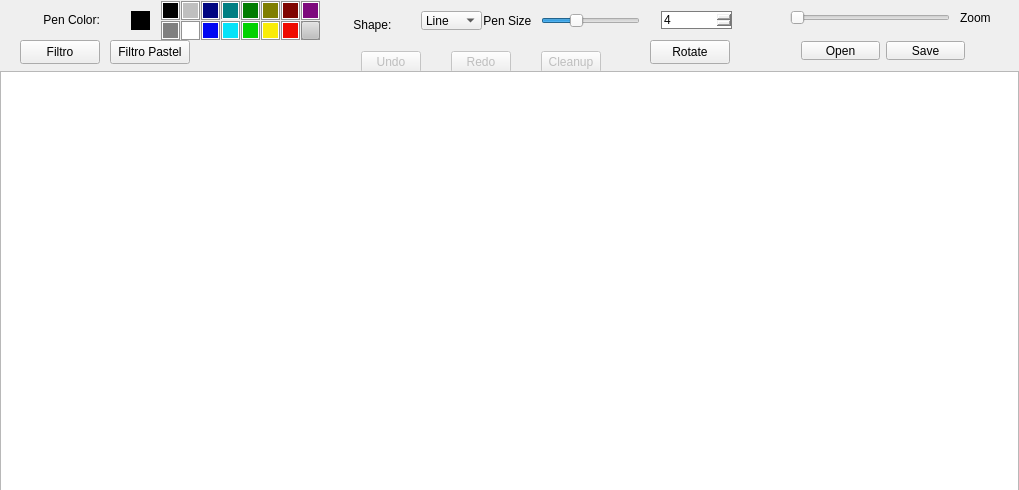
<?xml version="1.0" encoding="UTF-8"?>
<ui version="4.0">
 <class>MainWindow</class>
 <widget class="QWidget" name="MainWindow">
  <property name="enabled">
   <bool>true</bool>
  </property>
  <property name="geometry">
   <rect>
    <x>0</x>
    <y>0</y>
    <width>1019</width>
    <height>490</height>
   </rect>
  </property>
  <property name="minimumSize">
   <size>
    <width>501</width>
    <height>320</height>
   </size>
  </property>
  <property name="windowTitle">
   <string>Whiteboard</string>
  </property>
  <layout class="QFormLayout" name="formLayout">
   <property name="horizontalSpacing">
    <number>0</number>
   </property>
   <property name="verticalSpacing">
    <number>0</number>
   </property>
   <property name="leftMargin">
    <number>0</number>
   </property>
   <property name="topMargin">
    <number>0</number>
   </property>
   <property name="rightMargin">
    <number>0</number>
   </property>
   <property name="bottomMargin">
    <number>0</number>
   </property>
   <item row="2" column="0" colspan="2">
    <widget class="QGraphicsView" name="graphicsView">
     <property name="minimumSize">
      <size>
       <width>500</width>
       <height>600</height>
      </size>
     </property>
     <property name="verticalScrollBarPolicy">
      <enum>Qt::ScrollBarAlwaysOff</enum>
     </property>
     <property name="horizontalScrollBarPolicy">
      <enum>Qt::ScrollBarAlwaysOff</enum>
     </property>
    </widget>
   </item>
   <item row="1" column="1">
    <widget class="QWidget" name="centralWidget" native="true">
     <property name="minimumSize">
      <size>
       <width>501</width>
       <height>71</height>
      </size>
     </property>
     <widget class="QWidget" name="verticalLayoutWidget_4">
      <property name="geometry">
       <rect>
        <x>530</x>
        <y>0</y>
        <width>121</width>
        <height>41</height>
       </rect>
      </property>
      <layout class="QVBoxLayout" name="verticalLayout_4">
       <item>
        <widget class="QSlider" name="horizontalSlider">
         <property name="minimum">
          <number>1</number>
         </property>
         <property name="maximum">
          <number>10</number>
         </property>
         <property name="sliderPosition">
          <number>4</number>
         </property>
         <property name="orientation">
          <enum>Qt::Horizontal</enum>
         </property>
         <property name="tickInterval">
          <number>1</number>
         </property>
        </widget>
       </item>
      </layout>
     </widget>
     <widget class="QWidget" name="verticalLayoutWidget_5">
      <property name="geometry">
       <rect>
        <x>650</x>
        <y>0</y>
        <width>93</width>
        <height>41</height>
       </rect>
      </property>
      <layout class="QVBoxLayout" name="verticalLayout_5">
       <item>
        <widget class="QSpinBox" name="spinBox">
         <property name="styleSheet">
          <string notr="true">border-style: solid;
border-width: 1px;
border-color: rgb(125, 125, 125);</string>
         </property>
         <property name="wrapping">
          <bool>false</bool>
         </property>
         <property name="accelerated">
          <bool>true</bool>
         </property>
         <property name="minimum">
          <number>1</number>
         </property>
         <property name="maximum">
          <number>10</number>
         </property>
         <property name="value">
          <number>4</number>
         </property>
        </widget>
       </item>
      </layout>
     </widget>
     <widget class="QWidget" name="verticalLayoutWidget_7">
      <property name="geometry">
       <rect>
        <x>350</x>
        <y>40</y>
        <width>82</width>
        <height>50</height>
       </rect>
      </property>
      <layout class="QVBoxLayout" name="verticalLayout_7">
       <item>
        <widget class="QPushButton" name="undo">
         <property name="enabled">
          <bool>false</bool>
         </property>
         <property name="text">
          <string>Undo</string>
         </property>
        </widget>
       </item>
       <item>
        <spacer name="verticalSpacer_6">
         <property name="orientation">
          <enum>Qt::Vertical</enum>
         </property>
         <property name="sizeHint" stdset="0">
          <size>
           <width>20</width>
           <height>40</height>
          </size>
         </property>
        </spacer>
       </item>
      </layout>
     </widget>
     <widget class="QWidget" name="verticalLayoutWidget_8">
      <property name="geometry">
       <rect>
        <x>440</x>
        <y>40</y>
        <width>82</width>
        <height>50</height>
       </rect>
      </property>
      <layout class="QVBoxLayout" name="verticalLayout_8">
       <item>
        <widget class="QPushButton" name="redo">
         <property name="enabled">
          <bool>false</bool>
         </property>
         <property name="text">
          <string>Redo</string>
         </property>
        </widget>
       </item>
       <item>
        <spacer name="verticalSpacer_5">
         <property name="orientation">
          <enum>Qt::Vertical</enum>
         </property>
         <property name="sizeHint" stdset="0">
          <size>
           <width>20</width>
           <height>40</height>
          </size>
         </property>
        </spacer>
       </item>
      </layout>
     </widget>
     <widget class="QWidget" name="verticalLayoutWidget_9">
      <property name="geometry">
       <rect>
        <x>530</x>
        <y>40</y>
        <width>82</width>
        <height>50</height>
       </rect>
      </property>
      <layout class="QVBoxLayout" name="verticalLayout_9">
       <item>
        <widget class="QPushButton" name="clear">
         <property name="enabled">
          <bool>false</bool>
         </property>
         <property name="styleSheet">
          <string notr="true"/>
         </property>
         <property name="text">
          <string>Cleanup</string>
         </property>
        </widget>
       </item>
       <item>
        <spacer name="verticalSpacer_7">
         <property name="orientation">
          <enum>Qt::Vertical</enum>
         </property>
         <property name="sizeHint" stdset="0">
          <size>
           <width>20</width>
           <height>40</height>
          </size>
         </property>
        </spacer>
       </item>
      </layout>
     </widget>
     <widget class="QLabel" name="size_header">
      <property name="geometry">
       <rect>
        <x>480</x>
        <y>0</y>
        <width>51</width>
        <height>41</height>
       </rect>
      </property>
      <property name="text">
       <string> Pen Size:  </string>
      </property>
     </widget>
     <widget class="QWidget" name="verticalLayoutWidget_10">
      <property name="geometry">
       <rect>
        <x>410</x>
        <y>0</y>
        <width>83</width>
        <height>41</height>
       </rect>
      </property>
      <layout class="QVBoxLayout" name="verticalLayout_10">
       <item>
        <widget class="QComboBox" name="typeLine">
         <property name="currentIndex">
          <number>0</number>
         </property>
         <item>
          <property name="text">
           <string>Line</string>
          </property>
         </item>
         <item>
          <property name="text">
           <string>Curve</string>
          </property>
         </item>
         <item>
          <property name="text">
           <string>Rectangle</string>
          </property>
         </item>
         <item>
          <property name="text">
           <string>Ellipse</string>
          </property>
         </item>
         <item>
          <property name="text">
           <string>Eraser</string>
          </property>
         </item>
         <item>
          <property name="text">
           <string>Fill</string>
          </property>
         </item>
         <item>
          <property name="text">
           <string>Zoom</string>
          </property>
         </item>
        </widget>
       </item>
      </layout>
     </widget>
     <widget class="QFrame" name="frame_2">
      <property name="geometry">
       <rect>
        <x>160</x>
        <y>0</y>
        <width>21</width>
        <height>21</height>
       </rect>
      </property>
      <property name="styleSheet">
       <string notr="true">background-color: rgb(191, 191, 191);
margin:0.75px;</string>
      </property>
      <property name="frameShape">
       <enum>QFrame::StyledPanel</enum>
      </property>
      <property name="frameShadow">
       <enum>QFrame::Raised</enum>
      </property>
      <widget class="QPushButton" name="black">
       <property name="geometry">
        <rect>
         <x>0</x>
         <y>0</y>
         <width>21</width>
         <height>21</height>
        </rect>
       </property>
       <property name="styleSheet">
        <string notr="true">border: 1px solid rgb(255, 255, 255);
margin: 2px;
background: black;</string>
       </property>
       <property name="text">
        <string/>
       </property>
      </widget>
     </widget>
     <widget class="QFrame" name="frame_3">
      <property name="geometry">
       <rect>
        <x>180</x>
        <y>0</y>
        <width>21</width>
        <height>21</height>
       </rect>
      </property>
      <property name="styleSheet">
       <string notr="true">background-color: rgb(191, 191, 191);
margin:0.75px;</string>
      </property>
      <property name="frameShape">
       <enum>QFrame::StyledPanel</enum>
      </property>
      <property name="frameShadow">
       <enum>QFrame::Raised</enum>
      </property>
      <widget class="QPushButton" name="l_grey">
       <property name="geometry">
        <rect>
         <x>0</x>
         <y>0</y>
         <width>21</width>
         <height>21</height>
        </rect>
       </property>
       <property name="styleSheet">
        <string notr="true">border: 1px solid rgb(255, 255, 255);
margin: 2px;
background-color: rgb(191, 191, 191);</string>
       </property>
       <property name="text">
        <string/>
       </property>
      </widget>
     </widget>
     <widget class="QFrame" name="frame_4">
      <property name="geometry">
       <rect>
        <x>200</x>
        <y>0</y>
        <width>21</width>
        <height>21</height>
       </rect>
      </property>
      <property name="styleSheet">
       <string notr="true">background-color: rgb(191, 191, 191);
margin:0.75px;</string>
      </property>
      <property name="frameShape">
       <enum>QFrame::StyledPanel</enum>
      </property>
      <property name="frameShadow">
       <enum>QFrame::Raised</enum>
      </property>
      <widget class="QPushButton" name="blue">
       <property name="geometry">
        <rect>
         <x>0</x>
         <y>0</y>
         <width>21</width>
         <height>21</height>
        </rect>
       </property>
       <property name="styleSheet">
        <string notr="true">border: 1px solid rgb(255, 255, 255);
margin: 2px;
background-color: rgb(0, 5, 129);</string>
       </property>
       <property name="text">
        <string/>
       </property>
      </widget>
     </widget>
     <widget class="QFrame" name="frame_5">
      <property name="geometry">
       <rect>
        <x>280</x>
        <y>0</y>
        <width>21</width>
        <height>21</height>
       </rect>
      </property>
      <property name="styleSheet">
       <string notr="true">background-color: rgb(191, 191, 191);
margin:0.75px;</string>
      </property>
      <property name="frameShape">
       <enum>QFrame::StyledPanel</enum>
      </property>
      <property name="frameShadow">
       <enum>QFrame::Raised</enum>
      </property>
      <widget class="QPushButton" name="d_red">
       <property name="geometry">
        <rect>
         <x>0</x>
         <y>0</y>
         <width>21</width>
         <height>21</height>
        </rect>
       </property>
       <property name="styleSheet">
        <string notr="true">border: 1px solid rgb(255, 255, 255);
margin: 2px;
background-color: rgb(128, 4, 0);</string>
       </property>
       <property name="text">
        <string/>
       </property>
      </widget>
     </widget>
     <widget class="QFrame" name="frame_8">
      <property name="geometry">
       <rect>
        <x>220</x>
        <y>0</y>
        <width>21</width>
        <height>20</height>
       </rect>
      </property>
      <property name="styleSheet">
       <string notr="true">background-color: rgb(191, 191, 191);
margin:0.75px;</string>
      </property>
      <property name="frameShape">
       <enum>QFrame::StyledPanel</enum>
      </property>
      <property name="frameShadow">
       <enum>QFrame::Raised</enum>
      </property>
      <widget class="QPushButton" name="sea">
       <property name="geometry">
        <rect>
         <x>0</x>
         <y>0</y>
         <width>21</width>
         <height>21</height>
        </rect>
       </property>
       <property name="styleSheet">
        <string notr="true">border: 1px solid rgb(255, 255, 255);
margin: 2px;
background-color: rgb(0, 127, 131);</string>
       </property>
       <property name="text">
        <string/>
       </property>
      </widget>
     </widget>
     <widget class="QFrame" name="frame_7">
      <property name="geometry">
       <rect>
        <x>240</x>
        <y>0</y>
        <width>21</width>
        <height>21</height>
       </rect>
      </property>
      <property name="styleSheet">
       <string notr="true">background-color: rgb(191, 191, 191);
margin:0.75px;</string>
      </property>
      <property name="frameShape">
       <enum>QFrame::StyledPanel</enum>
      </property>
      <property name="frameShadow">
       <enum>QFrame::Raised</enum>
      </property>
      <widget class="QPushButton" name="green">
       <property name="geometry">
        <rect>
         <x>0</x>
         <y>0</y>
         <width>21</width>
         <height>21</height>
        </rect>
       </property>
       <property name="styleSheet">
        <string notr="true">border: 1px solid rgb(255, 255, 255);
margin: 2px;
background-color: rgb(0, 124, 0);</string>
       </property>
       <property name="text">
        <string/>
       </property>
      </widget>
     </widget>
     <widget class="QFrame" name="frame_6">
      <property name="geometry">
       <rect>
        <x>260</x>
        <y>0</y>
        <width>21</width>
        <height>21</height>
       </rect>
      </property>
      <property name="styleSheet">
       <string notr="true">background-color: rgb(191, 191, 191);
margin:0.75px;</string>
      </property>
      <property name="frameShape">
       <enum>QFrame::StyledPanel</enum>
      </property>
      <property name="frameShadow">
       <enum>QFrame::Raised</enum>
      </property>
      <widget class="QPushButton" name="d_green">
       <property name="geometry">
        <rect>
         <x>0</x>
         <y>0</y>
         <width>21</width>
         <height>21</height>
        </rect>
       </property>
       <property name="styleSheet">
        <string notr="true">border: 1px solid rgb(255, 255, 255);
margin: 2px;
background-color: rgb(128, 127, 0);</string>
       </property>
       <property name="text">
        <string/>
       </property>
      </widget>
     </widget>
     <widget class="QFrame" name="frame_9">
      <property name="geometry">
       <rect>
        <x>300</x>
        <y>0</y>
        <width>21</width>
        <height>21</height>
       </rect>
      </property>
      <property name="styleSheet">
       <string notr="true">background-color: rgb(191, 191, 191);
margin:0.75px;</string>
      </property>
      <property name="frameShape">
       <enum>QFrame::StyledPanel</enum>
      </property>
      <property name="frameShadow">
       <enum>QFrame::Raised</enum>
      </property>
      <widget class="QPushButton" name="violet">
       <property name="geometry">
        <rect>
         <x>0</x>
         <y>0</y>
         <width>21</width>
         <height>21</height>
        </rect>
       </property>
       <property name="styleSheet">
        <string notr="true">border: 1px solid rgb(255, 255, 255);
margin: 2px;
background-color: rgb(126, 10, 125);</string>
       </property>
       <property name="text">
        <string/>
       </property>
      </widget>
     </widget>
     <widget class="QFrame" name="frame_10">
      <property name="geometry">
       <rect>
        <x>300</x>
        <y>20</y>
        <width>21</width>
        <height>21</height>
       </rect>
      </property>
      <property name="styleSheet">
       <string notr="true">background-color: rgb(191, 191, 191);
margin:0.75px;</string>
      </property>
      <property name="frameShape">
       <enum>QFrame::StyledPanel</enum>
      </property>
      <property name="frameShadow">
       <enum>QFrame::Raised</enum>
      </property>
      <widget class="QPushButton" name="pink">
       <property name="geometry">
        <rect>
         <x>0</x>
         <y>0</y>
         <width>21</width>
         <height>21</height>
        </rect>
       </property>
       <property name="styleSheet">
        <string notr="true"/>
       </property>
       <property name="text">
        <string/>
       </property>
      </widget>
     </widget>
     <widget class="QFrame" name="frame_17">
      <property name="geometry">
       <rect>
        <x>160</x>
        <y>20</y>
        <width>21</width>
        <height>21</height>
       </rect>
      </property>
      <property name="styleSheet">
       <string notr="true">background-color: rgb(191, 191, 191);
margin:0.75px;</string>
      </property>
      <property name="frameShape">
       <enum>QFrame::StyledPanel</enum>
      </property>
      <property name="frameShadow">
       <enum>QFrame::Raised</enum>
      </property>
      <widget class="QPushButton" name="grey">
       <property name="geometry">
        <rect>
         <x>0</x>
         <y>0</y>
         <width>21</width>
         <height>21</height>
        </rect>
       </property>
       <property name="styleSheet">
        <string notr="true">border: 1px solid rgb(255, 255, 255);
margin: 2px;
background-color: rgb(128, 128, 128);</string>
       </property>
       <property name="text">
        <string/>
       </property>
      </widget>
     </widget>
     <widget class="QFrame" name="frame_16">
      <property name="geometry">
       <rect>
        <x>180</x>
        <y>20</y>
        <width>21</width>
        <height>21</height>
       </rect>
      </property>
      <property name="styleSheet">
       <string notr="true">background-color: rgb(191, 191, 191);
margin:0.75px;</string>
      </property>
      <property name="frameShape">
       <enum>QFrame::StyledPanel</enum>
      </property>
      <property name="frameShadow">
       <enum>QFrame::Raised</enum>
      </property>
      <widget class="QPushButton" name="white">
       <property name="geometry">
        <rect>
         <x>0</x>
         <y>0</y>
         <width>21</width>
         <height>21</height>
        </rect>
       </property>
       <property name="styleSheet">
        <string notr="true">border: 1px solid rgb(255, 255, 255);
margin: 2px;
background-color: rgb(255, 255, 255);</string>
       </property>
       <property name="text">
        <string/>
       </property>
      </widget>
     </widget>
     <widget class="QFrame" name="frame_15">
      <property name="geometry">
       <rect>
        <x>200</x>
        <y>20</y>
        <width>21</width>
        <height>21</height>
       </rect>
      </property>
      <property name="styleSheet">
       <string notr="true">background-color: rgb(191, 191, 191);
margin:0.75px;</string>
      </property>
      <property name="frameShape">
       <enum>QFrame::StyledPanel</enum>
      </property>
      <property name="frameShadow">
       <enum>QFrame::Raised</enum>
      </property>
      <widget class="QPushButton" name="l_blue">
       <property name="geometry">
        <rect>
         <x>0</x>
         <y>0</y>
         <width>21</width>
         <height>21</height>
        </rect>
       </property>
       <property name="styleSheet">
        <string notr="true">border: 1px solid rgb(255, 255, 255);
margin: 2px;
background-color: rgb(0, 7, 243);</string>
       </property>
       <property name="text">
        <string/>
       </property>
      </widget>
     </widget>
     <widget class="QFrame" name="frame_14">
      <property name="geometry">
       <rect>
        <x>220</x>
        <y>20</y>
        <width>21</width>
        <height>21</height>
       </rect>
      </property>
      <property name="styleSheet">
       <string notr="true">background-color: rgb(191, 191, 191);
margin:0.75px;</string>
      </property>
      <property name="frameShape">
       <enum>QFrame::StyledPanel</enum>
      </property>
      <property name="frameShadow">
       <enum>QFrame::Raised</enum>
      </property>
      <widget class="QPushButton" name="cyan">
       <property name="geometry">
        <rect>
         <x>0</x>
         <y>0</y>
         <width>21</width>
         <height>21</height>
        </rect>
       </property>
       <property name="styleSheet">
        <string notr="true">border: 1px solid rgb(255, 255, 255);
margin: 2px;
background-color: rgb(5, 226, 248);</string>
       </property>
       <property name="text">
        <string/>
       </property>
      </widget>
     </widget>
     <widget class="QFrame" name="frame_13">
      <property name="geometry">
       <rect>
        <x>240</x>
        <y>20</y>
        <width>21</width>
        <height>21</height>
       </rect>
      </property>
      <property name="styleSheet">
       <string notr="true">background-color: rgb(191, 191, 191);
margin:0.75px;</string>
      </property>
      <property name="frameShape">
       <enum>QFrame::StyledPanel</enum>
      </property>
      <property name="frameShadow">
       <enum>QFrame::Raised</enum>
      </property>
      <widget class="QPushButton" name="l_green">
       <property name="geometry">
        <rect>
         <x>0</x>
         <y>0</y>
         <width>21</width>
         <height>21</height>
        </rect>
       </property>
       <property name="styleSheet">
        <string notr="true">border: 1px solid rgb(255, 255, 255);
margin: 2px;
background-color: rgb(1, 210, 0);</string>
       </property>
       <property name="text">
        <string/>
       </property>
      </widget>
     </widget>
     <widget class="QFrame" name="frame_12">
      <property name="geometry">
       <rect>
        <x>260</x>
        <y>20</y>
        <width>21</width>
        <height>21</height>
       </rect>
      </property>
      <property name="styleSheet">
       <string notr="true">background-color: rgb(191, 191, 191);
margin:0.75px;</string>
      </property>
      <property name="frameShape">
       <enum>QFrame::StyledPanel</enum>
      </property>
      <property name="frameShadow">
       <enum>QFrame::Raised</enum>
      </property>
      <widget class="QPushButton" name="yellow">
       <property name="geometry">
        <rect>
         <x>0</x>
         <y>0</y>
         <width>21</width>
         <height>21</height>
        </rect>
       </property>
       <property name="styleSheet">
        <string notr="true">border: 1px solid rgb(255, 255, 255);
margin: 2px;
background-color: rgb(249, 236, 9);</string>
       </property>
       <property name="text">
        <string/>
       </property>
      </widget>
     </widget>
     <widget class="QFrame" name="frame_11">
      <property name="geometry">
       <rect>
        <x>280</x>
        <y>20</y>
        <width>21</width>
        <height>21</height>
       </rect>
      </property>
      <property name="styleSheet">
       <string notr="true">background-color: rgb(191, 191, 191);
margin:0.75px;</string>
      </property>
      <property name="frameShape">
       <enum>QFrame::StyledPanel</enum>
      </property>
      <property name="frameShadow">
       <enum>QFrame::Raised</enum>
      </property>
      <widget class="QPushButton" name="red">
       <property name="geometry">
        <rect>
         <x>0</x>
         <y>0</y>
         <width>21</width>
         <height>21</height>
        </rect>
       </property>
       <property name="styleSheet">
        <string notr="true">border: 1px solid rgb(255, 255, 255);
margin: 2px;
background-color: rgb(239, 11, 0);</string>
       </property>
       <property name="text">
        <string/>
       </property>
      </widget>
     </widget>
     <widget class="QWidget" name="gridLayoutWidget">
      <property name="geometry">
       <rect>
        <x>120</x>
        <y>0</y>
        <width>41</width>
        <height>41</height>
       </rect>
      </property>
      <layout class="QGridLayout" name="gridLayout_2">
       <item row="0" column="0">
        <widget class="QFrame" name="currentColor">
         <property name="maximumSize">
          <size>
           <width>31</width>
           <height>31</height>
          </size>
         </property>
         <property name="styleSheet">
          <string notr="true">background-color: rgb(0, 0, 0);
</string>
         </property>
         <property name="frameShape">
          <enum>QFrame::StyledPanel</enum>
         </property>
         <property name="frameShadow">
          <enum>QFrame::Raised</enum>
         </property>
        </widget>
       </item>
      </layout>
     </widget>
     <widget class="QWidget" name="horizontalLayoutWidget">
      <property name="geometry">
       <rect>
        <x>790</x>
        <y>30</y>
        <width>186</width>
        <height>41</height>
       </rect>
      </property>
      <layout class="QHBoxLayout" name="horizontalLayout">
       <item>
        <widget class="QPushButton" name="openButton">
         <property name="text">
          <string>Open</string>
         </property>
        </widget>
       </item>
       <item>
        <widget class="QPushButton" name="saveButton">
         <property name="text">
          <string>Save</string>
         </property>
        </widget>
       </item>
      </layout>
     </widget>
     <widget class="QSlider" name="horizontalSlider_2">
      <property name="geometry">
       <rect>
        <x>790</x>
        <y>10</y>
        <width>160</width>
        <height>16</height>
       </rect>
      </property>
      <property name="orientation">
       <enum>Qt::Horizontal</enum>
      </property>
     </widget>
     <widget class="QLabel" name="label">
      <property name="geometry">
       <rect>
        <x>960</x>
        <y>10</y>
        <width>49</width>
        <height>16</height>
       </rect>
      </property>
      <property name="text">
       <string>Zoom</string>
      </property>
     </widget>
     <widget class="QLabel" name="color_header">
      <property name="geometry">
       <rect>
        <x>40</x>
        <y>0</y>
        <width>80</width>
        <height>39</height>
       </rect>
      </property>
      <property name="text">
       <string> Pen Color:  </string>
      </property>
     </widget>
     <widget class="QLabel" name="shape_header">
      <property name="geometry">
       <rect>
        <x>350</x>
        <y>10</y>
        <width>56</width>
        <height>29</height>
       </rect>
      </property>
      <property name="text">
       <string> Shape:  </string>
      </property>
     </widget>
     <widget class="QPushButton" name="pushButton">
      <property name="geometry">
       <rect>
        <x>650</x>
        <y>40</y>
        <width>80</width>
        <height>24</height>
       </rect>
      </property>
      <property name="text">
       <string>Rotate</string>
      </property>
     </widget>
     <widget class="QPushButton" name="pushButton_2">
      <property name="geometry">
       <rect>
        <x>20</x>
        <y>40</y>
        <width>80</width>
        <height>24</height>
       </rect>
      </property>
      <property name="text">
       <string>Filtro</string>
      </property>
     </widget>
     <widget class="QPushButton" name="fltrpstl">
      <property name="geometry">
       <rect>
        <x>110</x>
        <y>40</y>
        <width>80</width>
        <height>24</height>
       </rect>
      </property>
      <property name="text">
       <string>Filtro Pastel</string>
      </property>
     </widget>
    </widget>
   </item>
  </layout>
 </widget>
 <layoutdefault spacing="6" margin="11"/>
 <resources/>
 <connections/>
</ui>
